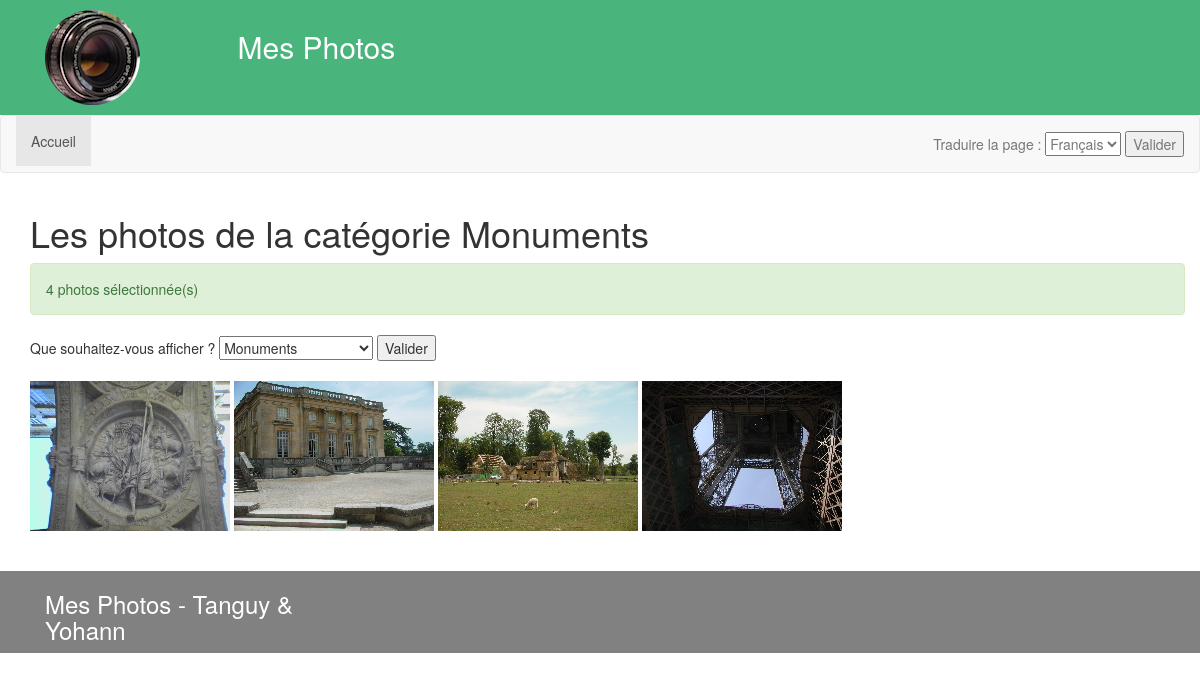
The app's page /index.php?categorie=3 with its own data.
### tables this page shows
CREATE TABLE IF NOT EXISTS `Categorie` (
  `catId` int(11) NOT NULL,
  `nomCat` varchar(250) NOT NULL
);

CREATE TABLE IF NOT EXISTS `Photo` (
  `photoId` int(11) NOT NULL,
  `nomFich` varchar(250) NOT NULL,
  `description` varchar(250) NOT NULL,
  `catId` int(11) NOT NULL
);

### controllers/c_accueil.php (called while the page is built, shortened)
<?php
    require_once(PATH_MODELS.'CategorieDAO.php');
    require_once(PATH_MODELS.'PhotoDAO.php');
    $cat = new CategorieDAO(null);
    $pho = new PhotoDAO(null);
    $tabCat = $cat->getAllCat();
    if(isset($_GET['categorie']) && $_GET['categorie'] != TOUTES_CATEGORIES)
    {
        $intCat = (Int)htmlspecialchars($_GET['categorie']);
        $tabPhoto = $pho->getPhotoFromCat($intCat);
    } else {
        $tabPhoto = $pho->getAllPhoto();
    }
    require(PATH_VIEWS.'accueil.php');

### index.php (called while the page is built, shortened)
<?php
if(isset($_GET['page']))
{
  $page = htmlspecialchars($_GET['page']);
  if(!is_file(PATH_CONTROLLERS.$_GET['page'].".php"))
  {
    $page = '404';
  }
}
else
	$page='accueil';
require_once(PATH_CONTROLLERS.$page.'.php');
?>

### models/CategorieDAO.php (called while the page is built, shortened)
<?php
require_once(PATH_MODELS."DAO.php");
require_once(PATH_ENTITY . "Categorie.php");
class CategorieDAO extends DAO
{
    private function _tableauCat($res)
    {
      foreach($res as $cat)
      {
          $tabCat[]=new Categorie($cat['catId'],$cat['nomCat']);
      }
      return $tabCat;
    }
  public function getAllCat()
  {
    $sql="select * from Categorie";
    $res=$this->queryAll($sql);
    return self::_tableauCat($res);
  }
  public function getNameFromCatId($_catId)
  {
    $sql="select nomCat from Categorie where catId = :catId";
    $res=$this->queryRow($sql,array('catId'=>$_catId));
    return $res[0];
  }
}

### models/Connexion.php (called while the page is built, shortened)
<?php
class Connexion
{
  private $_bdd = null;
  private static $_instance = null;
  private function __construct ()
  {
	$this->_bdd = new PDO('mysql:host='.BD_HOST.'; dbname='.BD_DBNAME.'; charset=utf8', BD_USER, BD_PWD);
	$this->_bdd->setAttribute(PDO::ATTR_ERRMODE, PDO::ERRMODE_EXCEPTION);
  }
  public static function getInstance()
  {
    if(is_null(self::$_instance))
      self::$_instance = new Connexion();
    return self::$_instance;
  }
  public function getBdd()
  {
    return $this->_bdd;
  }
}

### models/DAO.php (called while the page is built, shortened)
<?php
require_once(PATH_MODELS.'Connexion.php');
abstract class DAO
{
  private $_debug;
  public function __construct($debug)
  {
    $this->_debug = $debug;
  }
 private function _requete($sql, $args = null)
  {
    if ($args == null)
    {
	$pdos = Connexion::getInstance()->getBdd()->query($sql);
    }
    else
    {
	$pdos = Connexion::getInstance()->getBdd()->prepare($sql);
	$pdos->execute($args);
    }
    return $pdos;
  }
  public function queryRow($sql, $args = null)
  {
	try
	{
		$pdos = $this->_requete($sql, $args);
		$res = $pdos->fetch();
	}
	catch(PDOException $e)
	{
	  if($this->_debug)
            die($e->getMessage());
          $this->_erreur = 'query';
	  $res = false;
	}
    return $res;
  }
  public function queryAll($sql, $args = null)
  {
 	try
	{
		$pdos = $this->_requete($sql, $args);
		$res = $pdos->fetchAll();
	}
	catch(PDOException $e)
	{
	  if($this->_debug)
            die($e->getMessage());
          $this->_erreur = 'query';
	  $res = false;
	}
    return $res;
  }
}

### models/PhotoDAO.php (called while the page is built, shortened)
<?php
require_once(PATH_MODELS."DAO.php");
require_once(PATH_ENTITY . "Photo.php");
class PhotoDAO extends DAO
{
  public function getPhotoFromCat($_catId)
  {
    $sql="select * from Photo where catId=:catId";
    $res=$this->queryAll($sql,array('catId'=>$_catId));
    return self::tableauPhoto($res);
  }
  private function tableauPhoto($res)
  {
    foreach($res as $photo)
    {
        $tabPhoto[]=new Photo($photo['photoId'],$photo['nomFich'],$photo['description'],$photo['catId']);
    }
    return $tabPhoto;
  }
}

### entities/Categorie.php (called while the page is built, shortened)
<?php
class Categorie
{
  private $_catId = null;
  private $_nomCat = null;
  public function __construct ($_catId, $_nomCat)
  {
    $this->_catId = $_catId;
    $this->_nomCat = $_nomCat;
  }
  public function getCatId()
  {
    return $this->_catId;
  }
  public function getNomCat()
  {
    return $this->_nomCat;
  }
}

### entities/Photo.php (called while the page is built, shortened)
<?php
class Photo
{
  private $_photoId = null;
  private $_nomFich = null;
  private $_description = null;
  public function __construct ($_photoId, $_nomFich, $_description, $_catId)
  {
    $this->_photoId = $_photoId;
    $this->_nomFich = $_nomFich;
    $this->_description = $_description;
  }
  public function getPhotoId()
  {
    return $this->_photoId;
  }
  public function getNomFich()
  {
    return $this->_nomFich;
  }
  public function getDescription()
  {
    return $this->_description;
  }
}

### views/v_accueil.php (the view, shortened to what this page needs)
<?php
    if(isset($_GET['categorie']) && $_GET['categorie'] != "Toutes les catégories")
    {
        echo '<h1>' .  TITRE_PAGE_CATEGORIE . $cat->getNameFromCatId($_GET['categorie']). '</h1>';
    }
    else {
        echo '<h1>' . TITRE_PAGE_ACCUEIL_TOUS . '</h1>';
    }
?>
<?php
    if(!isset($alert['messageAlert'])) {
        echo "<div class='alert alert-success' role='alert'>" . count($tabPhoto) . " " . PHOTO_SELECTIONNEES . "</div>";
?>
<div>
    <FORM action='' method='get'>
    <?= PHOTO_AFFICHAGE ?>
    <SELECT name='categorie' size='1'>
<?php
    foreach($tabCat as $cate)
    {
        ?>
        <OPTION VALUE ="<?=$cate->getCatId()?>" <?=(isset($intCat) && $intCat == $cate->getCatId()) ? 'selected' : '' ?>> <?=$cate->getNomCat()?> </OPTION>
        <?php
    }
?>
</SELECT>
    <INPUT TYPE='submit' VALUE="<?= VALIDER ?>" />
    </FORM>
</div>
<?php
    foreach($tabPhoto as $img)
    {
        ?>
       <a href='index.php?page=photo&id=<?=$img->getPhotoId()?> ' title=" <?= $img->getDescription() ?>">
       <img src='<?= PATH_IMAGES.$img->getNomFich() ?>' alt="<?= $img->getDescription()?>"/>
       </a>
    <?php
    }
}
?>

### assets/css/css.css (style rules this page uses)
a, a:hover { color: #49B47C; }

### records on screen
categorie: nomCat "Monuments"
photo: nomFich (picture)
photo: nomFich (picture)
photo: nomFich (picture)
photo: nomFich (picture)

### other values on screen
TITRE "Mes Photos"
MENU_ACCUEIL "Accueil"
CHOIX_LANGUE "Traduire la page :"
TITRE_PAGE_CATEGORIE "Les photos de la catégorie"
count($tabPhoto) "4"
PHOTO_SELECTIONNEES "photos sélectionnée(s)"
PHOTO_AFFICHAGE "Que souhaitez-vous afficher ?"
AUTEUR "Tanguy & Yohann"
form field langue "Français"
form field categorie "Monuments"
